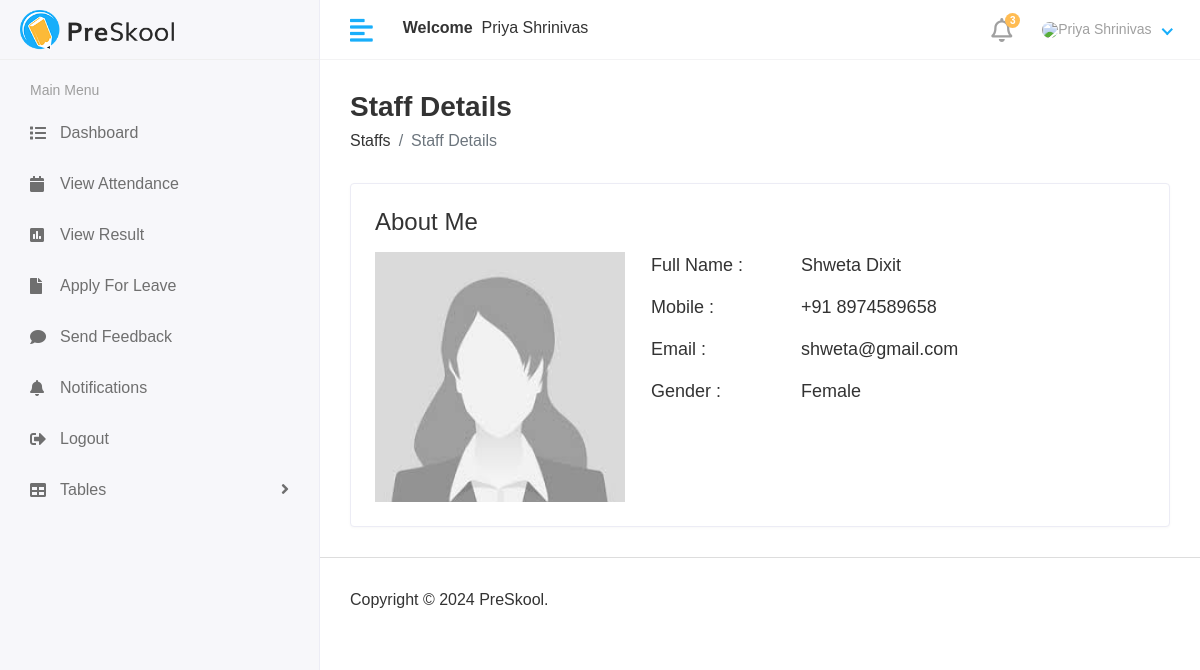
/staff/staff-details/3/ (signed in), run on an earlier commit of the app's database.
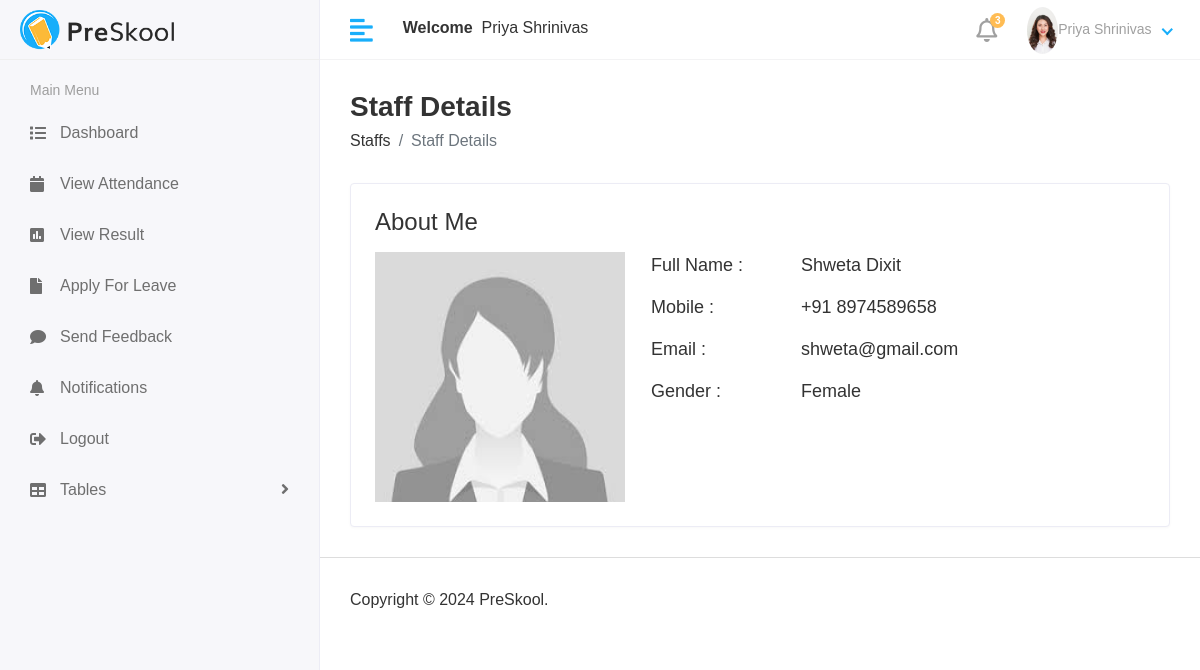
And on a later commit of the database.
### app/models.py (models this page shows)
class CustomUser(AbstractUser):
    USER = (
        (1, "HOD"),
        (2, "STAFF"),
        (3, "STUDENT")
    )
    user_type = models.CharField(max_length=50, choices=USER, default=1)
    profile_pic = models.ImageField(upload_to="media/profile_pic")

### staff/views.py (the view)
# urls.py: path("staff-details/<int:id>/", views.staff_details, name="staff_details"),
def staff_details(request, id):
    staff = Staff.objects.get(id=id)
    context = {"staff":staff}
    return render(request, "staff/viewStaff.html", context)

### templates/staff/viewStaff.html
{% extends 'base.html' %}
{% block content %}
{% load static %}
        <div class="content container-fluid">
            <div class="page-header">
                <div class="row">
                    <div class="col-sm-12">
                        <h3 class="page-title">Staff Details</h3>
                        <ul class="breadcrumb">
                            <li class="breadcrumb-item"><a href="{% url 'student_list' %}">Staffs</a></li>
                            <li class="breadcrumb-item active">Staff Details</li>
                        </ul>
                    </div>
                </div>
            </div>
            <div class="card">
                <div class="card-body">
                    <div class="row">
                        <div class="col-md-12">
                            <div class="about-info">
                                <h4>About Me</h4>
                                <div class="media mt-3">
                                    {% if staff.admin.profile_pic != "" %}
                                    <img src="/{{staff.admin.profile_pic}}" class="mr-3" alt="..." />
                                    {% else %}
                                    <img src="{% static 'assets/img/profiles/profile1.jpeg' %}" class="mr-3" alt="..." />
                                    {% endif %}
                                    <div class="media-body">
                                        <ul>
                                            <li>
                                                <span class="title-span">Full Name : </span>
                                                <span class="info-span">{{staff.admin.first_name}} {{staff.admin.last_name}}</span>
                                            </li>
                                            <li>
                                                <span class="title-span">Mobile : </span>
                                                <span class="info-span">+91 {{staff.contact_no}}</span>
                                            </li>
                                            <li>
                                                <span class="title-span">Email : </span>
                                                <span class="info-span">{{staff.admin.email}}</span>
                                            </li>
                                            <li>
                                                <span class="title-span">Gender : </span>
                                                <span class="info-span">{{staff.gender}}</span>
                                            </li>
                                        </ul>
                                    </div>
                                </div>
                            </div>
                        </div>
                    </div>
                </div>
            </div>
        </div>
{% endblock %}

### templates/includes/header.html (shortened to what this page needs)
{% load static %}
   <div class="header">
      <div class="header-left">
         <a href="index.html" class="logo">
         <img src="{% static 'assets/img/logo.png' %}" alt="Logo">
         </a>
      </div>
      <a href="javascript:void(0);" id="toggle_btn">
      <i class="fas fa-align-left"></i>
      </a>
      <div class="top-nav-search mt-3">
         <p><strong>Welcome &nbsp;</strong><span>{{user.first_name}} {{user.last_name}}</span></p>
      </div>
      <ul class="nav user-menu">
         <li class="nav-item dropdown noti-dropdown">
            <a href="#" class="dropdown-toggle nav-link" data-toggle="dropdown">
            <i class="far fa-bell"></i> <span class="badge badge-pill">3</span>
            </a>
         </li>
         <li class="nav-item dropdown has-arrow">
            <a href="#" class="dropdown-toggle nav-link" data-toggle="dropdown">
            {% if user.profile_pic == "" %}
            <span class="user-img"><img class="rounded-circle" src="{% static 'static/assets/img/profiles/profile1.jpej' %}" width="31">{{user.first_name}} {{user.last_name}}</span>
            {% else %}
            <span class="user-img"><img class="rounded-circle" src="/{{user.profile_pic}}" width="31" >{{user.first_name}} {{user.last_name}}</span>
            {% endif %}
            </a>
         </li>
      </ul>
   </div>

What changed in the data, as far as the page shows it:
changed CustomUser "Priya": profile_pic: picture added; profile_pic empty → "media/profile_pic/pass_g_.jpeg" (drawn)
